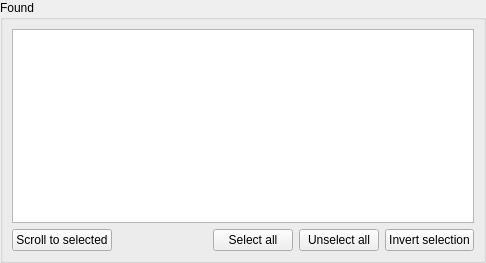
<?xml version="1.0" encoding="UTF-8"?>
<ui version="4.0">
 <class>FoundListWidget</class>
 <widget class="QWidget" name="FoundListWidget">
  <property name="geometry">
   <rect>
    <x>0</x>
    <y>0</y>
    <width>486</width>
    <height>263</height>
   </rect>
  </property>
  <layout class="QGridLayout" name="layoutMain">
   <property name="leftMargin">
    <number>0</number>
   </property>
   <property name="topMargin">
    <number>0</number>
   </property>
   <property name="rightMargin">
    <number>0</number>
   </property>
   <property name="bottomMargin">
    <number>0</number>
   </property>
   <item row="0" column="0">
    <widget class="QGroupBox" name="gbFound">
     <property name="title">
      <string>Found</string>
     </property>
     <layout class="QVBoxLayout" name="layoutFound">
      <property name="leftMargin">
       <number>9</number>
      </property>
      <property name="topMargin">
       <number>9</number>
      </property>
      <property name="rightMargin">
       <number>9</number>
      </property>
      <item>
       <widget class="CheckedListWidget" name="lwFound">
        <property name="alternatingRowColors">
         <bool>true</bool>
        </property>
       </widget>
      </item>
      <item>
       <layout class="QHBoxLayout" name="layoutSelection">
        <item>
         <widget class="QPushButton" name="bScrollToChecked">
          <property name="text">
           <string>Scroll to selected</string>
          </property>
         </widget>
        </item>
        <item>
         <spacer name="spacerSelection">
          <property name="orientation">
           <enum>Qt::Horizontal</enum>
          </property>
          <property name="sizeHint" stdset="0">
           <size>
            <width>40</width>
            <height>20</height>
           </size>
          </property>
         </spacer>
        </item>
        <item>
         <widget class="QPushButton" name="bSelectAll">
          <property name="text">
           <string>Select all</string>
          </property>
         </widget>
        </item>
        <item>
         <widget class="QPushButton" name="bUnselectAll">
          <property name="text">
           <string>Unselect all</string>
          </property>
         </widget>
        </item>
        <item>
         <widget class="QPushButton" name="bInvertSelection">
          <property name="text">
           <string>Invert selection</string>
          </property>
         </widget>
        </item>
       </layout>
      </item>
     </layout>
    </widget>
   </item>
  </layout>
 </widget>
 <customwidgets>
  <customwidget>
   <class>CheckedListWidget</class>
   <extends>QListWidget</extends>
   <header>widgets/checkedlistwidget.h</header>
  </customwidget>
 </customwidgets>
 <resources/>
 <connections/>
</ui>
